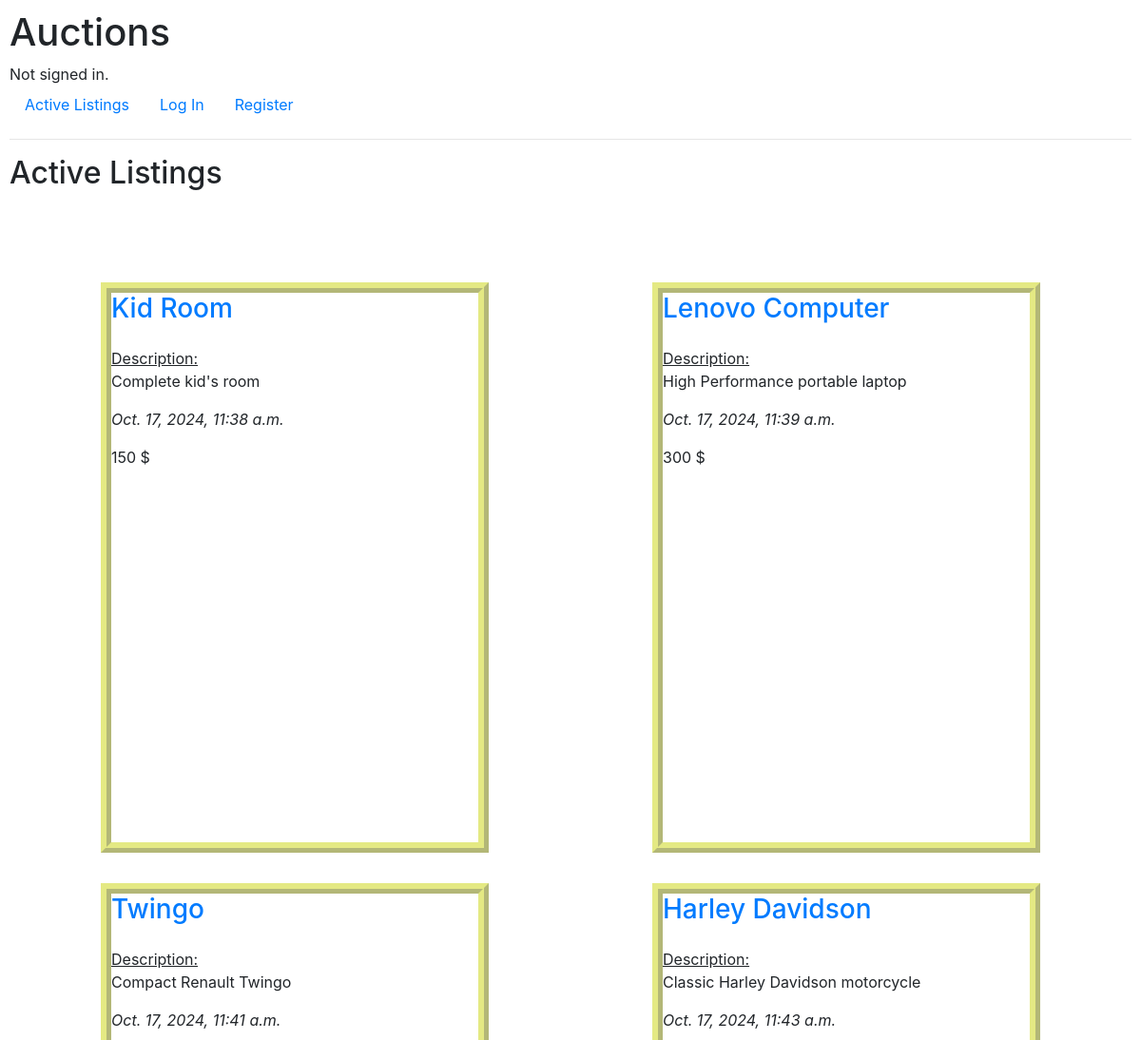
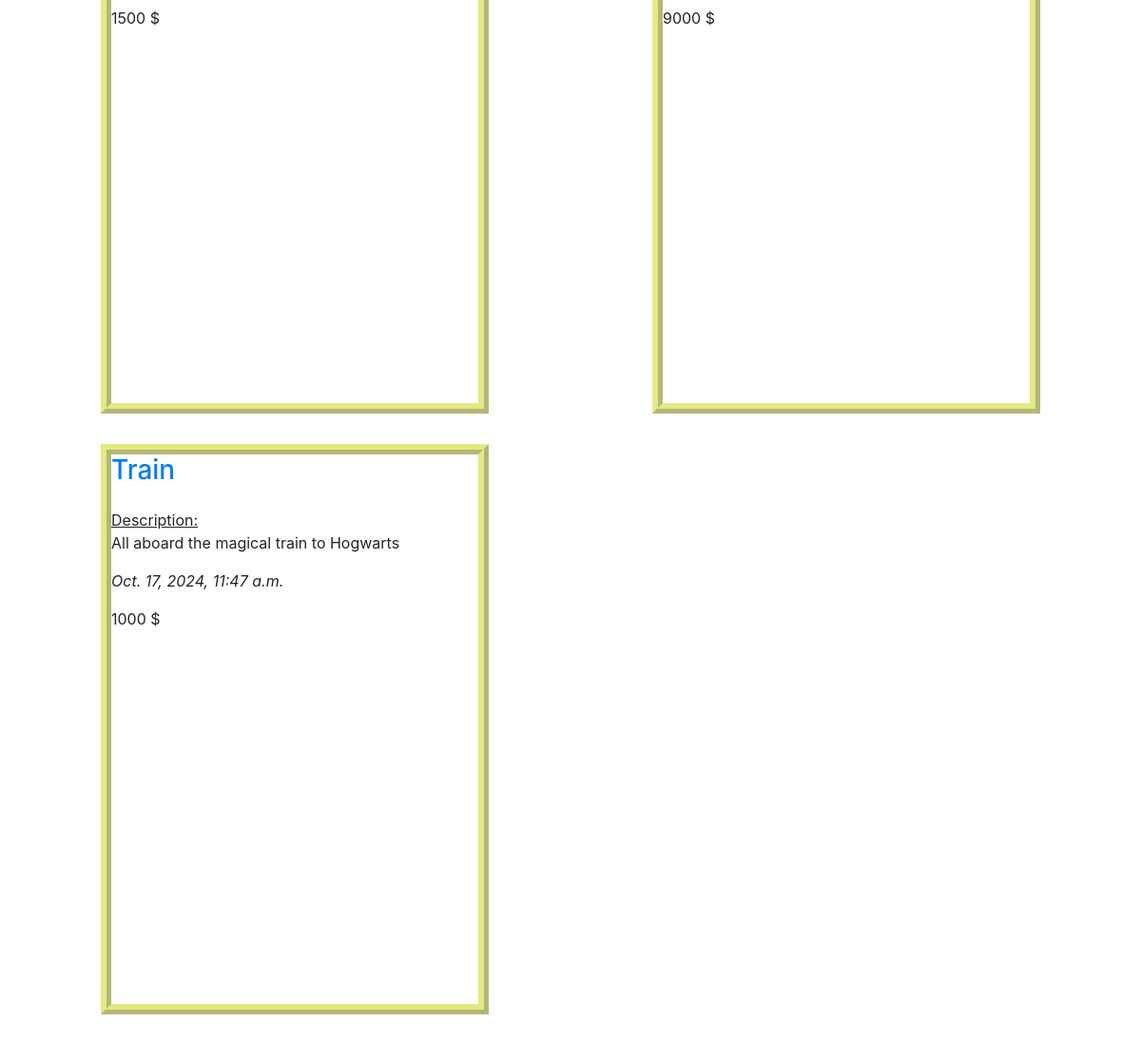
The page / on the database its author committed (2 pictures, top to bottom).
### auctions/models.py (models this page shows, shortened)
class AuctionListing(models.Model):
    product = models.ForeignKey(Product, on_delete=models.CASCADE, related_name="listing_product_ref", null=True, blank=True)
    bid = models.ForeignKey(Bid, on_delete=models.SET_NULL, related_name="bid_ref", null=True, blank=True)
    comment = models.ForeignKey(Comment, on_delete=models.SET_NULL, related_name="comment_ref", null=True, blank=True)
    date = models.DateTimeField(auto_now_add=True)
    active = models.BooleanField(default=True)

class Product(models.Model):
    user = models.ForeignKey(User, on_delete=models.CASCADE, related_name="product_user", null=True, blank=True)
    name = models.CharField(max_length=64)
    category = models.ForeignKey(Category, on_delete=models.CASCADE, related_name="category_ref")
    description = models.TextField()
    initial_price = models.IntegerField(default=1)
    picture = models.CharField(max_length=128, blank=True, null=True)

### auctions/views.py (the view)
# urls.py: path("", views.index, name="index"),
def index(request):
    active_listing = AuctionListing.objects.filter(active=True)
    return render(request, "auctions/index.html", {
        "active_listing": active_listing
    })

### auctions/templates/auctions/index.html (shortened to what this page needs)
{% extends "auctions/layout.html" %}
{% load static %}
{% block body %}
    <h2>Active Listings</h2>
    <div class="flex-container">
      {% for item in active_listing %}
        <div class="flex-item">
          <h3><a href="{% url 'page' item.id%}">{{ item.product.name }}</a></h3>
          <u>Description:</u><br>
          <p>{{ item.product.description }}</p>
          <p><i>{{ item.date }}</i></p>
          <p>{{ item.product.initial_price }} $</p>
        </div>
      {% endfor %}
    </div>
{% endblock %}

### auctions/static/auctions/styles.css (style rules this page uses)
body { padding: 10px; }
.flex-container { margin: 5em; display: flex; flex-wrap: wrap; justify-content: space-between; }
.flex-item { margin: 1em; height: 50vw; width: 40%; border: 3mm ridge rgba(211, 220, 50, .6); }

### rows shown on the page
AuctionListing: product.name "Kid Room", product.description "Complete kid's room", date "Oct. 17, 2024, 11:38 a.m.", product.initial_price "150"
AuctionListing: product.name "Lenovo Computer", product.description "High Performance portable laptop", date "Oct. 17, 2024, 11:39 a.m.", product.initial_price "300"
AuctionListing: product.name "Twingo", product.description "Compact Renault Twingo", date "Oct. 17, 2024, 11:41 a.m.", product.initial_price "1500"
AuctionListing: product.name "Harley Davidson", product.description "Classic Harley Davidson motorcycle", date "Oct. 17, 2024, 11:43 a.m.", product.initial_price "9000"
AuctionListing: product.name "Train", product.description "All aboard the magical train to Hogwarts", date "Oct. 17, 2024, 11:47 a.m.", product.initial_price "1000"
